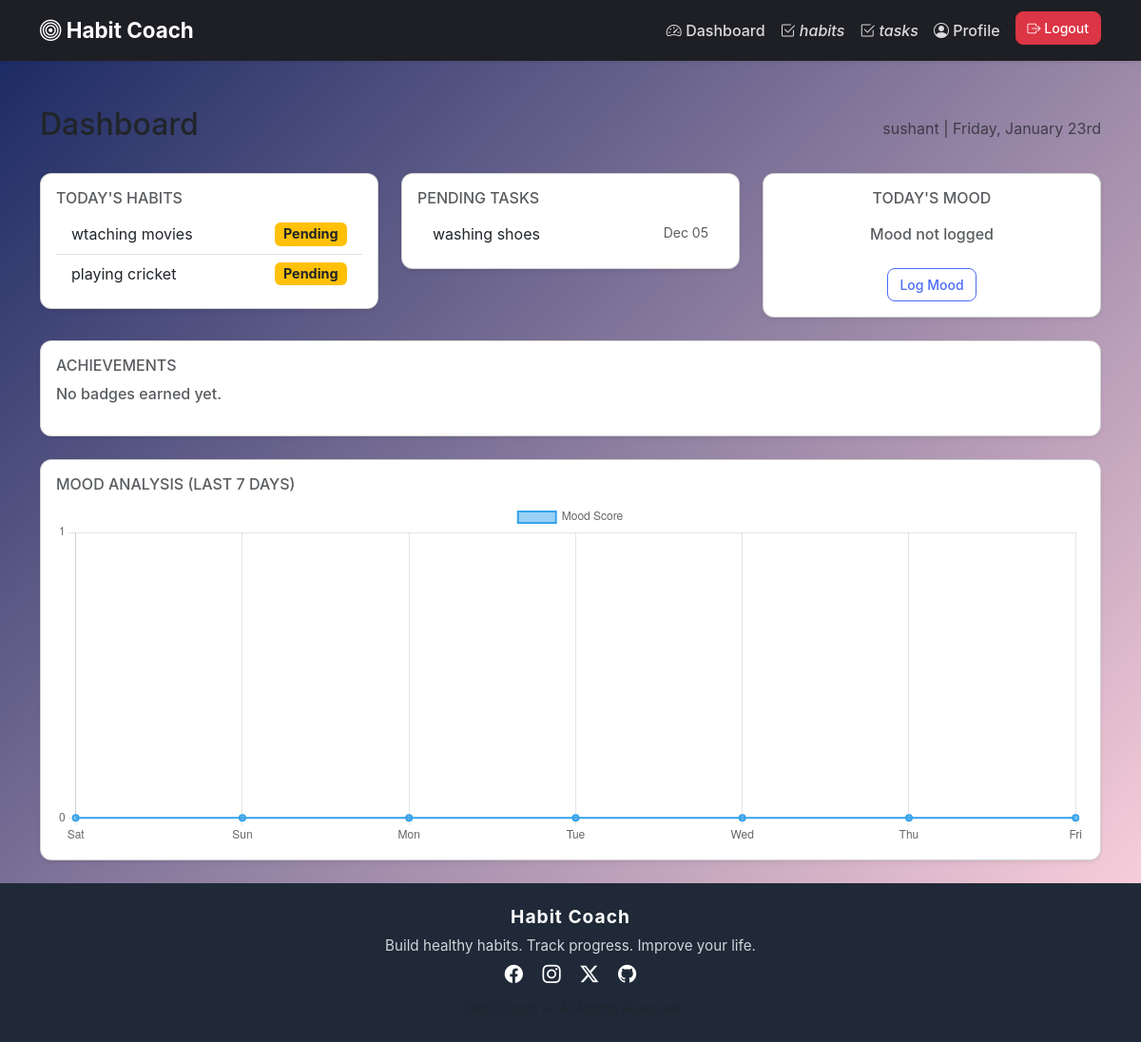
Before: /dashboard/ (signed in) with the older database file.
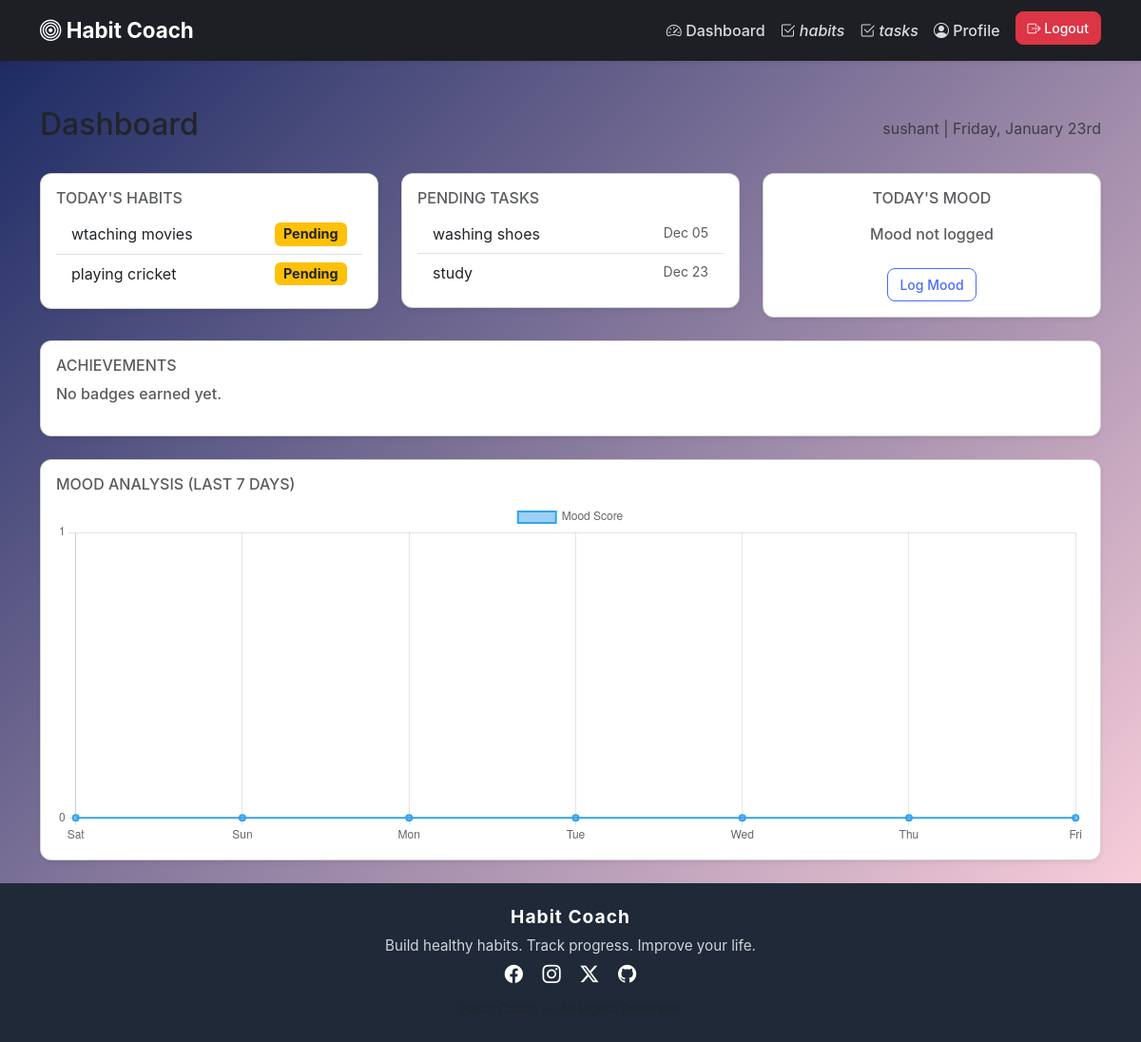
After: the same page with the newer database file.
### habits/models.py (models this page shows, shortened)
class Habit(models.Model):
    user = models.ForeignKey(User, on_delete=models.CASCADE)
    name = models.CharField(max_length=200)
    category = models.CharField(max_length=100, blank=True)
    created_at = models.DateTimeField(auto_now_add=True)

### tasks/models.py (models this page shows, shortened)
class Task(models.Model):
    user = models.ForeignKey(User, on_delete=models.CASCADE)
    title = models.CharField(max_length=200)
    deadline = models.DateField()
    priority = models.CharField(max_length=20)
    completed = models.BooleanField(default=False)

### habitcoach/views.py (the view)
# urls.py: path('dashboard/', views.dashboard_view, name='dashboard'), # Add this line
@login_required
def dashboard_view(request):
    user = request.user
    today = timezone.now().date()
    habits = Habit.objects.filter(user=user)
    habit_data = []
    for habit in habits:
        is_completed = HabitRecord.objects.filter(
            habit=habit,
            date=today,
            completed=True
        ).exists()
        habit_data.append({
            'habit': habit,
            'completed': is_completed
        })
    todays_mood = Mood.objects.filter(user=user, date=today).first()
    tasks = Task.objects.filter(
        user=user,
        completed=False
    ).order_by('deadline')[:3]
    badges = Badge.objects.filter(user=user).order_by('-earned_on')
    dates = []
    mood_scores = []
    for i in range(6, -1, -1):
        d = today - timedelta(days=i)
        dates.append(d.strftime("%a"))
        mood_entry = Mood.objects.filter(user=user, date=d).first()
        if mood_entry:
            if mood_entry.mood == 'Happy':
                score = 3
            elif mood_entry.mood == 'Normal':
                score = 2
            else:
                score = 1
        else:
            score = 0
        mood_scores.append(score)
    context = {
        'habit_data': habit_data,
        'todays_mood': todays_mood,
        'tasks': tasks,
        'badges': badges,
        'chart_dates': dates,
        'chart_moods': mood_scores,
    }
    return render(request, 'dashboard.html', context)

### templates/dashboard.html (shortened to what this page needs)
{% extends "base.html" %}
{% load static %}
{% block content %}
<div class="container mt-4">
    <div class="d-flex justify-content-between align-items-center mb-4">
        <h2>Dashboard</h2>
        <p class="text-muted mb-0">
            {{ user.username }} | {% now "l, F jS" %}
        </p>
    </div>
    <div class="row mb-4">
        <div class="col-md-4">
            <div class="card shadow-sm">
                <div class="card-body">
                    <h6 class="text-uppercase text-muted">Today's Habits</h6>
                    {% if habit_data %}
                        <ul class="list-group list-group-flush">
                            {% for item in habit_data %}
                                <li class="list-group-item d-flex justify-content-between align-items-center">
                                    {{ item.habit.name }}
                                    {% if item.completed %}
                                        <span class="badge bg-success">Completed</span>
                                    {% else %}
                                        <span class="badge bg-warning text-dark">Pending</span>
                                    {% endif %}
                                </li>
                            {% endfor %}
                        </ul>
                    {% else %}
                        <p class="text-muted">No habits added.</p>
                    {% endif %}
                </div>
            </div>
        </div>
        <div class="col-md-4">
            <div class="card shadow-sm">
                <div class="card-body">
                    <h6 class="text-uppercase text-muted">Pending Tasks</h6>
                    {% if tasks %}
                        <ul class="list-group list-group-flush">
                            {% for task in tasks %}
                                <li class="list-group-item d-flex justify-content-between">
                                    {{ task.title }}
                                    {% if task.deadline %}
                                        <small class="text-muted">
                                            {{ task.deadline|date:"M d" }}
                                        </small>
                                    {% endif %}
                                </li>
                            {% endfor %}
                        </ul>
                    {% else %}
                        <p class="text-muted">No pending tasks 🎉</p>
                    {% endif %}
                </div>
            </div>
        </div>
        <div class="col-md-4">
            <div class="card shadow-sm text-center">
                <div class="card-body">
                    <h6 class="text-uppercase text-muted">Today's Mood</h6>
                    {% if todays_mood %}
                        <h3 class="mt-3">{{ todays_mood.mood }}</h3>
                    {% else %}
                        <p class="text-muted mt-3">Mood not logged</p>
                    {% endif %}
                    <a href="{% url 'mood_home' %}" class="btn btn-sm btn-outline-primary mt-2">
                        Log Mood
                    </a>
                </div>
            </div>
        </div>
    </div>
    <div class="card shadow-sm mb-4">
        <div class="card-body">
            <h6 class="text-uppercase text-muted">Achievements</h6>
            {% if badges %}
                <div class="d-flex flex-wrap">
                    {% for badge in badges %}
                        <span class="badge bg-primary me-2 mb-2">
                            {{ badge.name }}
                        </span>
                    {% endfor %}
                </div>
            {% else %}
                <p class="text-muted">No badges earned yet.</p>
            {% endif %}
        </div>
    </div>
    <div class="card shadow-sm">
        <div class="card-body">
            <h6 class="text-uppercase text-muted">Mood Analysis (Last 7 Days)</h6>
            <canvas id="moodChart" height="100"></canvas>
        </div>
    </div>
</div>
<script>
    const ctx = document.getElementById('moodChart').getContext('2d');
    new Chart(ctx, {
        type: 'line',
        data: {
            labels: {{ chart_dates|safe }},
            datasets: [{
                label: 'Mood Score',
                data: {{ chart_moods|safe }},
                borderWidth: 2,
                fill: false,
                tension: 0.3
            }]
        },
        options: {
            scales: {
                y: {
                    beginAtZero: true,
                    ticks: {
                        stepSize: 1
                    }
                }
            }
        }
    });
</script>
{% endblock %}

### accounts/templates/base.html (shortened to what this page needs)
 {% load static %}
 <!DOCTYPE html>
<html lang="en">
<head>
    <link href="https://cdn.jsdelivr.net/npm/bootstrap@5.3.0/dist/css/bootstrap.min.css" rel="stylesheet">
    <link rel="stylesheet" href="https://cdn.jsdelivr.net/npm/bootstrap-icons@1.11.3/font/bootstrap-icons.css">
    <link rel="stylesheet" href="{% static 'css/style.css' %}">
</head>
<body>
<nav class="navbar navbar-expand-lg navbar-custom shadow-sm">
    <div class="container">
        <a class="navbar-brand fw-bold" href="{% url 'home' %}">
            <i class="bi bi-bullseye"></i> Habit Coach
        </a>
        <div class="collapse navbar-collapse" id="navbarContent">
            <ul class="navbar-nav ms-auto">
                {% if user.is_authenticated %}
                    <li class="nav-item">
                        <a class="nav-link" href="{% url 'dashboard' %}">
                        <i class="bi bi-speedometer2"></i> Dashboard
                    </a>
                    <li class="nav-item">
                        <a class="nav-link" href="{% url 'habits' %}">
                                <i class="bi bi-check2-square"> habits</i>
                        </a>
                    </li>
                    <li class="nav-item">
                        <a class="nav-link" href="{% url 'add_task' %}">
                                <i class="bi bi-check2-square"> tasks</i>
                        </a>
                    </li>
                    <li class="nav-item">
                        <a class="nav-link" href="{% url 'profile' %}">
                            <i class="bi bi-person-circle"></i> Profile
                        </a>
                    </li>
                    <li class="nav-item ms-2">
                        <a class="btn btn-danger btn-sm" href="{% url 'logout' %}">
                            <i class="bi bi-box-arrow-right"></i> Logout
                        </a>
                    </li>
                {% endif %}
            </ul>
        </div>
    </div>
</nav>
<div class="content-area py-4">
    {% block content %}{% endblock %}
</div>
<footer class="footer mt-auto py-4">
    <div class="container text-center">
        <h6 class="fw-bold mb-2">Habit Coach</h6>
        <p class="footer-text mb-1">Build healthy habits. Track progress. Improve your life.</p>
        <div class="social-links mb-2">
            <a href="#" class="social-icon"><i class="bi bi-facebook"></i></a>
            <a href="#" class="social-icon"><i class="bi bi-instagram"></i></a>
            <a href="#" class="social-icon"><i class="bi bi-twitter-x"></i></a>
            <a href="#" class="social-icon"><i class="bi bi-github"></i></a>
        </div>
        <small class="text-muted"> Habit Coach — All Rights Reserved</small>
    </div>
</footer>
</body>
</html>

### static/css/style.css (style rules this page uses)
body { background: #f8f9fa; font-family: "Inter", sans-serif; margin: 0; padding: 0; }
.navbar-custom { background: #1e1f24; padding: 10px 0; }
.navbar-custom .navbar-brand { color: #fff !important; font-size: 1.4rem; }
.navbar-custom .nav-link { color: #dcdcdc !important; font-weight: 500; transition: 0.3s; }
.content-area { min-height: calc(100vh - 80px); background: linear-gradient(135deg, #1d2b64, #f8cdda); }
.btn { border-radius: 8px; padding: 8px 14px; font-weight: 500; }
.btn-sm { padding: 6px 12px; }
.footer { background: #1f2937; color: #ffffff; text-align: center; padding: 30px 0; margin-top: 50px; }
.footer h6 { font-size: 1.2rem; letter-spacing: 1px; }
.footer-text { font-size: 0.95rem; color: #d1d5db; }
.social-links { margin-bottom: 10px; }
.social-icon { color: #ffffff; font-size: 1.2rem; margin: 0 8px; transition: 0.3s ease; }
.card { border-radius: 12px; transition: transform 0.2s; }
.badge { font-size: 0.9rem; }
.btn-outline-primary { border-color: #4a6cf7; color: #4a6cf7; }
.card p { font-weight: 500; color: #ff6b6b; }

Changed rows visible on the page:
added Task: title "study", deadline "Dec 23"
